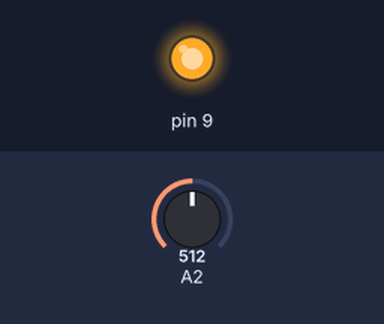
Recording of a sketch running on a simulated Arduino Uno, built with avr-gcc and run on an emulated ATmega328P. On the bench: output pins drawn as LEDs (lit = HIGH). The inputs (shaded band) are chosen by the test bench; at power-on: A2 = 512. What the sketch prints to the serial monitor is not drawn.

Above: at 0.1 s.
Timing chart, 0 to 1.6 s (numbered marks = the images above):
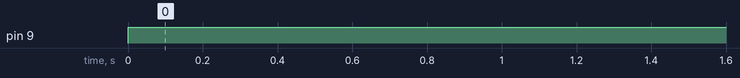

The sketch:

QTouch_Sensor.ino
```cpp
/*
 *
 * RESISTIVE TOUCH SENSOR
 * Based on the QTouch ADC implementation
 * **************************************
 * Using Arduino's ADC to detect touch
 * The main advantages are:
 * -->Simple Hardware Setup
 * --> One-wire/Single IO (leaving more IOs for you to play with)
 * For info, see this link:
 * https://github.com/jgeisler0303/QTouchADCArduino
 *
 *
 */

unsigned int adc1, adc2; // store the avarage of the charge resp. discharge measurement
int probe_val; // store the resulting touch measurement

// ADC constants
#define ADMUX_MASK  0b00001111 // mask the mux bits in the ADMUX register
#define MUX_GND 0b00001111 // mux value for connecting the ADC unit internally to GND
#define MUX_REF_VCC 0b01000000 // value to set the ADC reference to Vcc

const uint16_t ledFadeTable[32] = {0, 1, 1, 2, 2, 2, 3, 3, 4, 5, 6, 7, 9, 10, 12, 15, 17, 21, 25, 30, 36, 43, 51, 61, 73, 87, 104, 125, 149, 178, 213, 255}; // this is an exponential series to model the perception of the LED brightness by the human eye

#define TPIN1 2
#define TPIN2 3 // this is currently only used as a supply of Vcc to charge the s&h cap

#define CHARGE_DELAY  5 // time it takes for the capacitor to get charged/discharged in microseconds
#define TRANSFER_DELAY  5 // time it takes for the capacitors to exchange charge
#define TOUCH_VALUE_BASELINE -165 // this is the value my setup measures when the probe is not touched. For your setup this might be different. In order for the LED to fade correctly, you will have to adjust this value
#define TOUCH_VALUE_SCALE 5 // this is also used for the LED fading. The value should be chosen such that the value measured when the probe is fully touched minus TOUCH_VALUE_BASELINE is scaled to 31, e.g. untouched_val= 333, touched_val= 488, difference= 155, divide by 5 to get 31.

void touch_setup() {
  // prepare the ADC unit for one-shot measurements
  // see the atmega328 datasheet for explanations of the registers and values
  ADMUX = 0b01000000; // Vcc as voltage reference (bits76), right adjustment (bit5), use ADC0 as input (bits3210)
  ADCSRA = 0b11000100; // enable ADC (bit7), initialize ADC (bit6), no autotrigger (bit5), don't clear int-flag  (bit4), no interrupt (bit3), clock div by 16@16Mhz=1MHz (bit210) ADC should run at 50kHz to 200kHz, 1MHz gives decreased resolution
  ADCSRB = 0b00000000; // autotrigger source free running (bits210) doesn't apply
  while(ADCSRA & (1<<ADSC)){  } // wait for first conversion to complete
}

uint16_t touch_probe(uint8_t pin, uint8_t partner, bool dir) {
  uint8_t mask= _BV(pin) | _BV(partner);

  DDRC|= mask; // config pins as push-pull output
  if(dir)
    PORTC= (PORTC & ~_BV(pin)) | _BV(partner); // set partner high to charge the  s&h cap and pin low to discharge touch probe cap
  else
    PORTC= (PORTC & ~_BV(partner)) | _BV(pin); // set pin high to charge the touch probe and pin low to discharge s&h cap cap

  // charge/discharge s&h cap by connecting it to partner
  ADMUX = MUX_REF_VCC | partner; // select partner as input to the ADC unit

  delayMicroseconds(CHARGE_DELAY); // wait for the touch probe and the s&h cap to be fully charged/dsicharged

  DDRC&= ~mask; // config pins as input
  PORTC&= ~mask; // disable the internal pullup to make the ports high Z

  // connect touch probe cap to s&h cap to transfer the charge
  ADMUX= MUX_REF_VCC | pin; // select pin as ADC input

  delayMicroseconds(TRANSFER_DELAY); // wait for charge to be transfered

  // measure
  ADCSRA|= (1<<ADSC); // start measurement
  while(ADCSRA & (1<<ADSC)){  } // wait for conversion to complete
  return ADC; // return conversion result
}

void setup() {
  Serial.begin(9600); // standard serial setup
  touch_setup();
}

void loop() {
  unsigned long time;
  time= micros();

  // 4 measurements are taken and averaged to improve noise immunity
  for (int i=0; i<4; i++) {
    // first measurement: charge touch probe, discharge ADC s&h cap, connect the two, measure the volage
    adc1+= touch_probe(TPIN1, TPIN2, false); // accumulate the results for the averaging

    // second measurement:discharge touch probe, charge ADC s&h cap, connect the two, measure the volage
    adc2+= touch_probe(TPIN1, TPIN2, true); // accumulate the results for the averaging
  }
  adc1>>=2; // divide the accumulated measurements by 16
  adc2>>=2;

  time= micros() - time;

  // resulting raw touch value
  probe_val= adc1-adc2; // the value of adc1 (probe charged) gets higher when the probe ist touched, the value of adc2 (s&h charged) gets lower when the probe ist touched, so, it has to be be subtracted to amplify the detection accuracy

  // calculate the index to the LED fading table
  int16_t idx= (probe_val-TOUCH_VALUE_BASELINE); // offset probe_val by value of untouched probe
  if(idx<0) idx= 0; // limit the index!!!
  idx/= TOUCH_VALUE_SCALE; // scale the index
  if(idx>31) idx= 31; // limit the index!!!

  // print some info to the serial

  // FRED // Serial.print(time);
  // FRED // Serial.print('|');
  Serial.print(adc1);
  // FRED // Serial.print('|');
  Serial.print(" | "); // FRED //
  Serial.println(adc2); // FRED - change back to PRINT from LN //
  // FRED // Serial.print('|');
  // FRED // Serial.print(probe_val);
  // FRED // Serial.print('|');
  // FRED // Serial.println(idx);

  // fade the LED
  analogWrite(9, ledFadeTable[idx]);

  adc1= 0; // clear the averaging variables for the next run
  adc2= 0;

  // take 100 measurements per second
  delay(1000); // FRED:
}
```

Measured:
- by itself, pin 9: LOW → HIGH at 0.00 s
